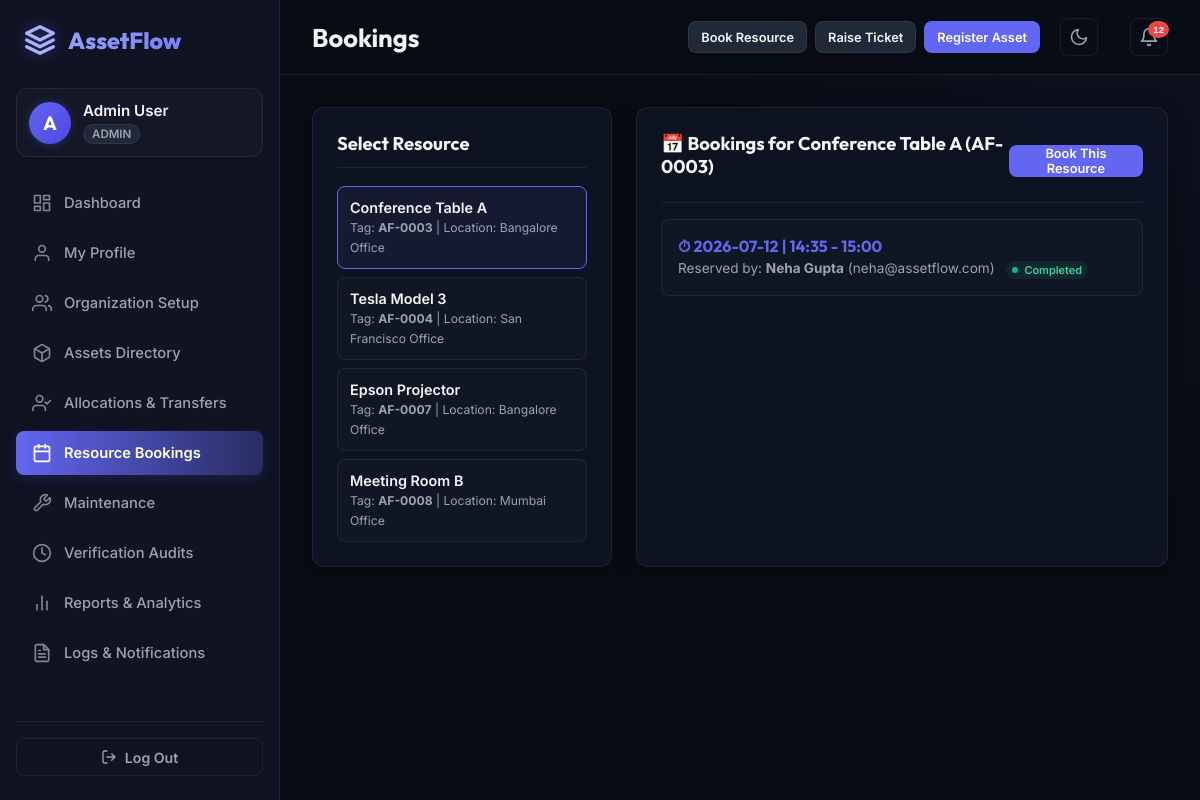
The app's page /bookings.php (signed in) with its own data.
### tables this page shows
CREATE TABLE `assets` (
  `id` int(11) NOT NULL,
  `name` varchar(100) NOT NULL,
  `category_id` int(11) NOT NULL,
  `tag` varchar(50) NOT NULL,
  `serial_number` varchar(100) NOT NULL,
  `acquisition_date` date NOT NULL,
  `acquisition_cost` decimal(10,2) NOT NULL,
  `condition_state` enum('New','Good','Fair','Poor','Damaged') DEFAULT 'Good',
  `location` varchar(100) NOT NULL,
  `is_shared` tinyint(1) DEFAULT 0,
  `status` enum('Available','Allocated','Reserved','Under Maintenance','Lost','Retired','Disposed') DEFAULT 'Available',
  `photo` varchar(255) DEFAULT NULL
);

CREATE TABLE `bookings` (
  `id` int(11) NOT NULL,
  `asset_id` int(11) NOT NULL,
  `employee_id` int(11) NOT NULL,
  `booking_date` date NOT NULL,
  `start_time` time NOT NULL,
  `end_time` time NOT NULL,
  `status` enum('Upcoming','Ongoing','Completed','Cancelled') DEFAULT 'Upcoming',
  `created_at` timestamp NOT NULL DEFAULT current_timestamp()
);

CREATE TABLE `employees` (
  `id` int(11) NOT NULL,
  `name` varchar(100) NOT NULL,
  `email` varchar(100) NOT NULL,
  `password` varchar(255) NOT NULL,
  `department_id` int(11) DEFAULT NULL,
  `role` enum('admin','asset_manager','dept_head','employee') DEFAULT 'employee',
  `status` enum('Active','Inactive') DEFAULT 'Active'
);

### bookings.php (the view, shortened to what this page needs)
<?php
require_once 'header.php';
$db->query("
    UPDATE bookings
    SET status = 'Completed'
    WHERE status IN ('Upcoming', 'Ongoing')
    AND (
        booking_date < CURRENT_DATE()
        OR (booking_date = CURRENT_DATE() AND end_time <= CURRENT_TIME())
    )
");
$db->query("
    UPDATE bookings
    SET status = 'Ongoing'
    WHERE status = 'Upcoming'
    AND booking_date = CURRENT_DATE()
    AND start_time <= CURRENT_TIME()
    AND end_time > CURRENT_TIME()
");
$resources = $db->query("SELECT * FROM assets WHERE is_shared = 1 AND status NOT IN ('Retired', 'Disposed')")->fetchAll();
$selected_id = isset($_GET['resource_id']) ? (int)$_GET['resource_id'] : (count($resources) > 0 ? $resources[0]['id'] : null);
$selected_resource = null;
foreach ($resources as $res) {
    if ($res['id'] == $selected_id) {
        $selected_resource = $res;
        break;
    }
}
$bookings = [];
if ($selected_id) {
    $stmtBookings = $db->prepare("
        SELECT b.*, e.name as employee_name, e.email as employee_email
        FROM bookings b
        JOIN employees e ON b.employee_id = e.id
        WHERE b.asset_id = ? AND b.status != 'Cancelled'
        ORDER BY b.booking_date ASC, b.start_time ASC
    ");
    $stmtBookings->execute([$selected_id]);
    $bookings = $stmtBookings->fetchAll();
}
?>
<section id="view-bookings" class="app-view">
    <div class="bookings-grid-layout">
        <div class="resource-selector-card card-glow">
            <h3>Select Resource</h3>
            <div class="bookable-resources-list">
                <?php if (empty($resources)): ?>
                    <div class="empty-state">No shared bookable resources registered.</div>
                <?php else: ?>
                    <?php foreach ($resources as $res): ?>
                        <div class="resource-item <?php echo $selected_id == $res['id'] ? 'active' : ''; ?>" onclick="window.location.href='bookings.php?resource_id=<?php echo $res['id']; ?>'">
                            <h4><?php echo htmlspecialchars($res['name']); ?></h4>
                            <span>Tag: <strong><?php echo htmlspecialchars($res['tag']); ?></strong> | Location: <?php echo htmlspecialchars($res['location']); ?></span>
                        </div>
                    <?php endforeach; ?>
                <?php endif; ?>
            </div>
        </div>
        <div class="calendar-card card-glow">
            <div class="calendar-header">
                <h3>
                    <?php if ($selected_resource): ?>
                        📅 Bookings for <strong><?php echo htmlspecialchars($selected_resource['name']); ?> (<?php echo htmlspecialchars($selected_resource['tag']); ?>)</strong>
                    <?php else: ?>
                        No Resource Selected
                    <?php endif; ?>
                </h3>
                <?php if ($selected_resource): ?>
                    <button class="btn btn-primary btn-sm" id="btn-open-book-modal" onclick="openBookModal(<?php echo $selected_resource['id']; ?>)">Book This Resource</button>
                <?php endif; ?>
            </div>
            <div class="calendar-view">
                <?php if (!$selected_resource): ?>
                    <div class="calendar-empty">
                        <svg width="48" height="48" viewBox="0 0 24 24" fill="none" stroke="currentColor" stroke-width="1.5"><rect x="3" y="4" width="18" height="18" rx="2" ry="2"></rect><line x1="16" y1="2" x2="16" y2="6"></line><line x1="8" y1="2" x2="8" y2="6"></line><line x1="3" y1="10" x2="21" y2="10"></line></svg>
                        <p>Select a bookable table, vehicle, or room on the left to view calendar slots and raise bookings.</p>
                    </div>
                <?php else: ?>
                    <div class="calendar-schedule">
                        <?php foreach ($bookings as $b): ?>
                             <div class="schedule-row">
                                <div>
                                    <span class="schedule-time">⏱ <?php echo htmlspecialchars($b['booking_date']); ?> | <?php echo htmlspecialchars(substr($b['start_time'], 0, 5)); ?> - <?php echo htmlspecialchars(substr($b['end_time'], 0, 5)); ?></span>
                                    <div class="schedule-user" style="margin-top: 4px;">
                                        Reserved by: <strong><?php echo htmlspecialchars($b['employee_name']); ?></strong> (<?php echo htmlspecialchars($b['employee_email']); ?>)
                                        <span class="status-pill status-<?php echo $b['status'] === 'Upcoming' ? 'reserved' : ($b['status'] === 'Ongoing' ? 'maint' : 'available'); ?>" style="font-size: 0.68rem; padding: 2px 6px; margin-left: 8px;">
                                            <?php echo htmlspecialchars($b['status']); ?>
                                        </span>
                                    </div>
                                </div>
                            </div>
                        <?php endforeach; ?>
                    </div>
                <?php endif; ?>
            </div>
        </div>
    </div>
</section>
<?php require_once 'footer.php'; ?>

### css/style.css (style rules this page uses)
:root { --bg-main: #080c14; --bg-sidebar: #0f1322; --bg-header: rgba(8, 12, 20, 0.8); --bg-card: rgba(17, 22, 38, 0.75); --border-color: rgba(255, 255, 255, 0.07); --border-hover: rgba(99, 102, 241, 0.25); --text-primary: #f3f4f6; --text-secondary: #9ca3af; --text-muted: #6b7280; --color-primary: #6366f1; --color-primary-hover: #4f46e5; --color-secondary: #1f2937; --color-success: #10b981; --color-warning: #f59e0b; --color-danger: #ef4444; --color-info: #3b82f6; --font-outfit: 'Outfit', sans-serif; --font-inter: 'Inter', sans-serif; --transition: all 0.25s cubic-bezier(0.4, 0, 0.2, 1); --shadow: 0 4px 20px rgba(0, 0, 0, 0.35); --radius: 12px; }
* { box-sizing: border-box; scrollbar-width: thin; scrollbar-color: rgba(255, 255, 255, 0.1) transparent; }
body { margin: 0; padding: 0; background-color: var(--bg-main); color: var(--text-primary); font-family: var(--font-inter); min-height: 100vh; overflow-x: hidden; }
.app-view { animation: fadeIn 0.3s ease-out; }
.btn { display: inline-flex; align-items: center; justify-content: center; gap: 8px; font-family: var(--font-inter); font-size: 0.88rem; font-weight: 600; padding: 8px 16px; height: 38px; border-radius: 8px; border: 1px solid transparent; cursor: pointer; transition: var(--transition); text-decoration: none; }
.btn-primary { background-color: var(--color-primary); color: white; }
.btn-sm { height: 32px; padding: 6px 12px; font-size: 0.8rem; }
.status-pill { display: inline-flex; align-items: center; padding: 3px 10px; border-radius: 9999px; font-size: 0.75rem; font-weight: 600; }
.status-pill::before { content: ''; display: inline-block; width: 6px; height: 6px; border-radius: 50%; margin-right: 6px; }
.status-available { background: rgba(16, 185, 129, 0.1); color: #34d399; }
.status-available::before { background: var(--color-success); }
.bookings-grid-layout { display: grid; grid-template-columns: 300px 1fr; gap: 24px; }
.resource-selector-card, .calendar-card { background: var(--bg-card); border: 1px solid var(--border-color); border-radius: var(--radius); padding: 24px; box-shadow: var(--shadow); }
.resource-selector-card h3, .calendar-card h3 { margin-top: 0; font-family: var(--font-outfit); font-size: 1.15rem; border-bottom: 1px solid var(--border-color); padding-bottom: 12px; }
.bookable-resources-list { display: flex; flex-direction: column; gap: 8px; }
.resource-item { background: rgba(255, 255, 255, 0.015); border: 1px solid var(--border-color); border-radius: 8px; padding: 12px; cursor: pointer; transition: var(--transition); }
.resource-item.active { background: rgba(99, 102, 241, 0.08); border-color: var(--color-primary); }
.resource-item h4 { margin: 0; font-size: 0.9rem; font-weight: 600; }
.resource-item span { font-size: 0.76rem; color: var(--text-secondary); }
.calendar-header { display: flex; justify-content: space-between; align-items: center; border-bottom: 1px solid var(--border-color); padding-bottom: 12px; margin-bottom: 16px; }
.calendar-header h3 { border: none; margin: 0; }
.calendar-schedule { display: flex; flex-direction: column; gap: 12px; }
.schedule-row { background: rgba(255, 255, 255, 0.015); border: 1px solid var(--border-color); border-radius: 8px; padding: 16px; display: flex; justify-content: space-between; align-items: center; }
.schedule-time { font-family: var(--font-outfit); font-size: 1rem; font-weight: 700; color: var(--color-primary); }
.schedule-user { font-size: 0.85rem; color: var(--text-secondary); }

### records on screen
assets: name "Conference Table A", tag "AF-0003", location "Bangalore Office"
assets: name "Tesla Model 3", tag "AF-0004", location "San Francisco Office"
assets: name "Epson Projector", tag "AF-0007", location "Bangalore Office"
assets: name "Meeting Room B", tag "AF-0008", location "Mumbai Office"
bookings: booking_date "2026-07-12", start_time "14:35", end_time "15:00", employee.name "Neha Gupta", employee.email "neha@assetflow.com", status "Completed"

### other values on screen
substr(htmlspecialchars($user_name), 0, 1) "A"
$user_name "Admin User"
str_replace('_', ' ', $user_role) "ADMIN"
str_replace(['.php', '_'], ['', ' '], ucwords($current_page)) "Bookings"
$unread_count "12"
